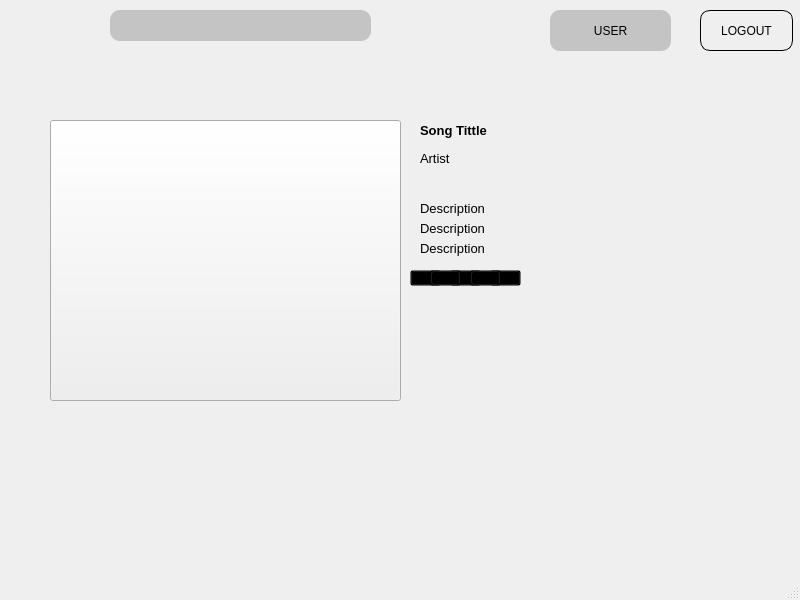
<?xml version="1.0" encoding="UTF-8"?>
<ui version="4.0">
 <class>MainWindow</class>
 <widget class="QMainWindow" name="MainWindow">
  <property name="geometry">
   <rect>
    <x>0</x>
    <y>0</y>
    <width>800</width>
    <height>600</height>
   </rect>
  </property>
  <property name="windowTitle">
   <string>MainWindow</string>
  </property>
  <widget class="QWidget" name="centralwidget">
   <widget class="QPushButton" name="pushButton_2">
    <property name="geometry">
     <rect>
      <x>10</x>
      <y>10</y>
      <width>81</width>
      <height>31</height>
     </rect>
    </property>
    <property name="layoutDirection">
     <enum>Qt::LeftToRight</enum>
    </property>
    <property name="styleSheet">
     <string notr="true">
border-radius:10px;
 image: url(D:/College Stuff/Semester 8/Artificial Intelligence/FinalAI/next.png);</string>
    </property>
    <property name="text">
     <string/>
    </property>
   </widget>
   <widget class="QLineEdit" name="lineEdit">
    <property name="geometry">
     <rect>
      <x>110</x>
      <y>10</y>
      <width>261</width>
      <height>31</height>
     </rect>
    </property>
    <property name="styleSheet">
     <string notr="true">border-radius:10px;
background-color:#c4c4c4;
</string>
    </property>
   </widget>
   <widget class="QLabel" name="label">
    <property name="geometry">
     <rect>
      <x>550</x>
      <y>10</y>
      <width>121</width>
      <height>41</height>
     </rect>
    </property>
    <property name="styleSheet">
     <string notr="true">background-color:#c4c4c4;
border-radius:10px;
text-align: center;</string>
    </property>
    <property name="text">
     <string>USER</string>
    </property>
    <property name="alignment">
     <set>Qt::AlignCenter</set>
    </property>
   </widget>
   <widget class="QPushButton" name="pushButton">
    <property name="geometry">
     <rect>
      <x>700</x>
      <y>10</y>
      <width>93</width>
      <height>41</height>
     </rect>
    </property>
    <property name="styleSheet">
     <string notr="true">border:1px solid black;
border-radius:10px;</string>
    </property>
    <property name="text">
     <string>LOGOUT</string>
    </property>
   </widget>
   <widget class="QPushButton" name="pushButton_12">
    <property name="geometry">
     <rect>
      <x>50</x>
      <y>120</y>
      <width>351</width>
      <height>281</height>
     </rect>
    </property>
    <property name="text">
     <string/>
    </property>
   </widget>
   <widget class="QLabel" name="label_5">
    <property name="geometry">
     <rect>
      <x>420</x>
      <y>110</y>
      <width>131</width>
      <height>41</height>
     </rect>
    </property>
    <property name="font">
     <font>
      <pointsize>10</pointsize>
      <weight>75</weight>
      <bold>true</bold>
     </font>
    </property>
    <property name="text">
     <string>Song Tittle</string>
    </property>
   </widget>
   <widget class="QLabel" name="label_2">
    <property name="geometry">
     <rect>
      <x>420</x>
      <y>150</y>
      <width>55</width>
      <height>16</height>
     </rect>
    </property>
    <property name="font">
     <font>
      <pointsize>10</pointsize>
     </font>
    </property>
    <property name="text">
     <string>Artist</string>
    </property>
   </widget>
   <widget class="QLabel" name="label_3">
    <property name="geometry">
     <rect>
      <x>420</x>
      <y>200</y>
      <width>91</width>
      <height>16</height>
     </rect>
    </property>
    <property name="font">
     <font>
      <pointsize>10</pointsize>
     </font>
    </property>
    <property name="text">
     <string>Description</string>
    </property>
   </widget>
   <widget class="QLabel" name="label_4">
    <property name="geometry">
     <rect>
      <x>420</x>
      <y>220</y>
      <width>91</width>
      <height>16</height>
     </rect>
    </property>
    <property name="font">
     <font>
      <pointsize>10</pointsize>
     </font>
    </property>
    <property name="text">
     <string>Description</string>
    </property>
   </widget>
   <widget class="QLabel" name="label_6">
    <property name="geometry">
     <rect>
      <x>420</x>
      <y>240</y>
      <width>91</width>
      <height>16</height>
     </rect>
    </property>
    <property name="font">
     <font>
      <pointsize>10</pointsize>
     </font>
    </property>
    <property name="text">
     <string>Description</string>
    </property>
   </widget>
   <widget class="QPushButton" name="star5">
    <property name="geometry">
     <rect>
      <x>490</x>
      <y>270</y>
      <width>31</width>
      <height>16</height>
     </rect>
    </property>
    <property name="styleSheet">
     <string notr="true"> image: url(D:/College Stuff/Semester 8/Artificial Intelligence/FinalAI/emptyStar.png);
background-color:transparent;</string>
    </property>
    <property name="text">
     <string/>
    </property>
   </widget>
   <widget class="QPushButton" name="star3">
    <property name="geometry">
     <rect>
      <x>450</x>
      <y>270</y>
      <width>31</width>
      <height>16</height>
     </rect>
    </property>
    <property name="styleSheet">
     <string notr="true"> image: url(D:/College Stuff/Semester 8/Artificial Intelligence/FinalAI/emptyStar.png);
background-color:transparent;</string>
    </property>
    <property name="text">
     <string/>
    </property>
   </widget>
   <widget class="QPushButton" name="star1">
    <property name="geometry">
     <rect>
      <x>410</x>
      <y>270</y>
      <width>31</width>
      <height>16</height>
     </rect>
    </property>
    <property name="styleSheet">
     <string notr="true"> image: url(D:/College Stuff/Semester 8/Artificial Intelligence/FinalAI/emptyStar.png);
background-color:transparent;</string>
    </property>
    <property name="text">
     <string/>
    </property>
   </widget>
   <widget class="QPushButton" name="star4">
    <property name="geometry">
     <rect>
      <x>470</x>
      <y>270</y>
      <width>31</width>
      <height>16</height>
     </rect>
    </property>
    <property name="styleSheet">
     <string notr="true"> image: url(D:/College Stuff/Semester 8/Artificial Intelligence/FinalAI/emptyStar.png);
background-color:transparent;</string>
    </property>
    <property name="text">
     <string/>
    </property>
   </widget>
   <widget class="QPushButton" name="star2">
    <property name="geometry">
     <rect>
      <x>430</x>
      <y>270</y>
      <width>31</width>
      <height>16</height>
     </rect>
    </property>
    <property name="styleSheet">
     <string notr="true"> image: url(D:/College Stuff/Semester 8/Artificial Intelligence/FinalAI/emptyStar.png);
background-color:transparent;</string>
    </property>
    <property name="text">
     <string/>
    </property>
   </widget>
  </widget>
  <widget class="QMenuBar" name="menubar">
   <property name="geometry">
    <rect>
     <x>0</x>
     <y>0</y>
     <width>800</width>
     <height>26</height>
    </rect>
   </property>
  </widget>
  <widget class="QStatusBar" name="statusbar"/>
 </widget>
 <resources/>
 <connections/>
</ui>
